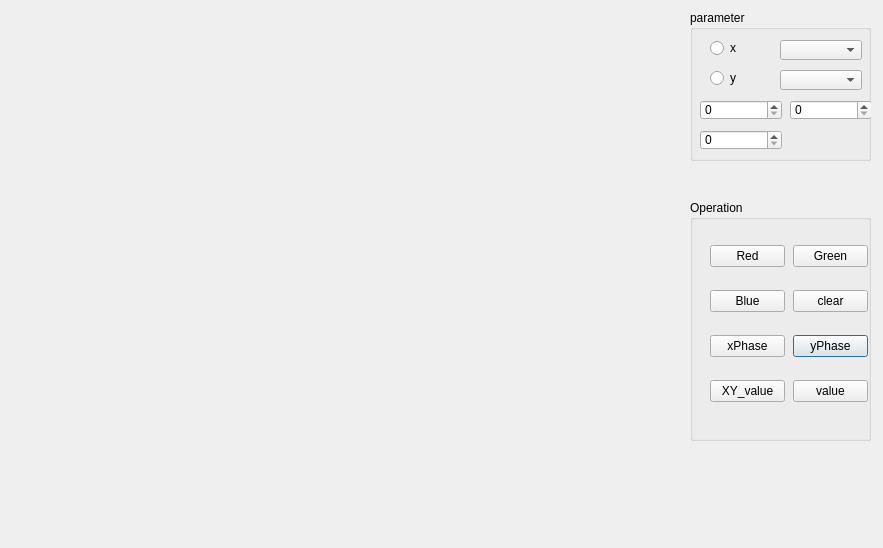
<?xml version="1.0" encoding="UTF-8"?>
<ui version="4.0">
 <class>paintDialog</class>
 <widget class="QDialog" name="paintDialog">
  <property name="geometry">
   <rect>
    <x>0</x>
    <y>0</y>
    <width>883</width>
    <height>548</height>
   </rect>
  </property>
  <property name="windowTitle">
   <string>Dialog</string>
  </property>
  <widget class="QGroupBox" name="groupBox">
   <property name="geometry">
    <rect>
     <x>690</x>
     <y>10</y>
     <width>181</width>
     <height>151</height>
    </rect>
   </property>
   <property name="title">
    <string>parameter</string>
   </property>
   <widget class="QRadioButton" name="vertical_radioBtn">
    <property name="geometry">
     <rect>
      <x>20</x>
      <y>30</y>
      <width>82</width>
      <height>16</height>
     </rect>
    </property>
    <property name="text">
     <string>x</string>
    </property>
   </widget>
   <widget class="QComboBox" name="dot_line_cBox">
    <property name="geometry">
     <rect>
      <x>90</x>
      <y>30</y>
      <width>82</width>
      <height>20</height>
     </rect>
    </property>
   </widget>
   <widget class="QSpinBox" name="numSelect_spinBox">
    <property name="geometry">
     <rect>
      <x>10</x>
      <y>90</y>
      <width>82</width>
      <height>20</height>
     </rect>
    </property>
   </widget>
   <widget class="QRadioButton" name="Horizontal_rationBtn">
    <property name="geometry">
     <rect>
      <x>20</x>
      <y>60</y>
      <width>82</width>
      <height>16</height>
     </rect>
    </property>
    <property name="text">
     <string>y</string>
    </property>
   </widget>
   <widget class="QComboBox" name="color_cBox">
    <property name="geometry">
     <rect>
      <x>90</x>
      <y>60</y>
      <width>82</width>
      <height>20</height>
     </rect>
    </property>
   </widget>
   <widget class="QSpinBox" name="YvalueEdit">
    <property name="geometry">
     <rect>
      <x>100</x>
      <y>90</y>
      <width>82</width>
      <height>20</height>
     </rect>
    </property>
   </widget>
   <widget class="QSpinBox" name="NumSpinbox">
    <property name="geometry">
     <rect>
      <x>10</x>
      <y>120</y>
      <width>82</width>
      <height>20</height>
     </rect>
    </property>
    <property name="maximum">
     <number>2000</number>
    </property>
   </widget>
  </widget>
  <widget class="QGroupBox" name="groupBox_2">
   <property name="geometry">
    <rect>
     <x>690</x>
     <y>200</y>
     <width>181</width>
     <height>241</height>
    </rect>
   </property>
   <property name="title">
    <string>Operation</string>
   </property>
   <widget class="QWidget" name="layoutWidget">
    <property name="geometry">
     <rect>
      <x>10</x>
      <y>20</y>
      <width>178</width>
      <height>211</height>
     </rect>
    </property>
    <layout class="QGridLayout" name="gridLayout">
     <property name="leftMargin">
      <number>10</number>
     </property>
     <property name="topMargin">
      <number>10</number>
     </property>
     <property name="rightMargin">
      <number>10</number>
     </property>
     <property name="bottomMargin">
      <number>10</number>
     </property>
     <property name="spacing">
      <number>8</number>
     </property>
     <item row="7" column="1">
      <widget class="QPushButton" name="yPhase_Btn">
       <property name="text">
        <string>yPhase</string>
       </property>
      </widget>
     </item>
     <item row="3" column="0">
      <widget class="QPushButton" name="Red_Btn">
       <property name="text">
        <string>Red</string>
       </property>
      </widget>
     </item>
     <item row="7" column="0">
      <widget class="QPushButton" name="xPhase_Btn">
       <property name="text">
        <string>xPhase</string>
       </property>
      </widget>
     </item>
     <item row="3" column="1">
      <widget class="QPushButton" name="Green_Btn">
       <property name="text">
        <string>Green</string>
       </property>
      </widget>
     </item>
     <item row="5" column="0">
      <widget class="QPushButton" name="Blue_Btn">
       <property name="text">
        <string>Blue</string>
       </property>
      </widget>
     </item>
     <item row="8" column="0">
      <widget class="QPushButton" name="XY_Btn">
       <property name="text">
        <string>XY_value</string>
       </property>
      </widget>
     </item>
     <item row="8" column="1">
      <widget class="QPushButton" name="valueBtn">
       <property name="text">
        <string>value</string>
       </property>
      </widget>
     </item>
     <item row="5" column="1">
      <widget class="QPushButton" name="clear_Btn">
       <property name="text">
        <string>clear</string>
       </property>
      </widget>
     </item>
    </layout>
   </widget>
  </widget>
 </widget>
 <resources/>
 <connections/>
</ui>
